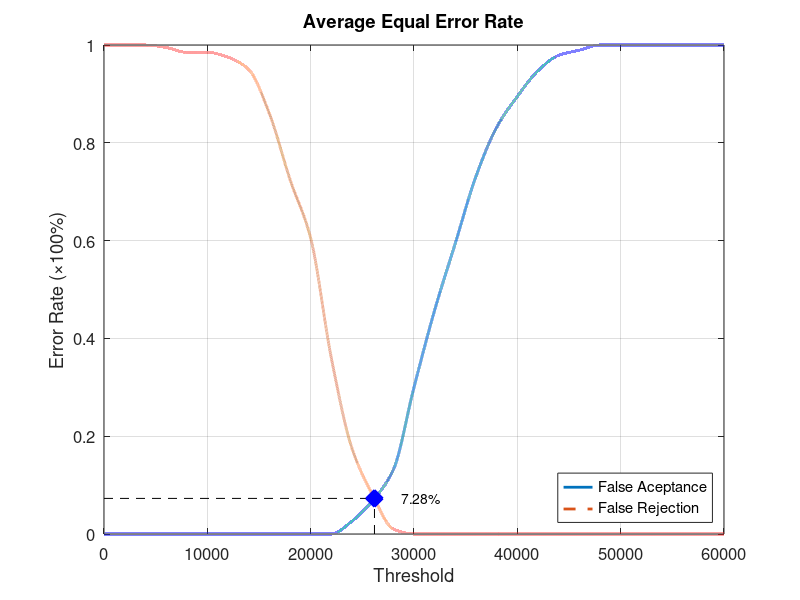
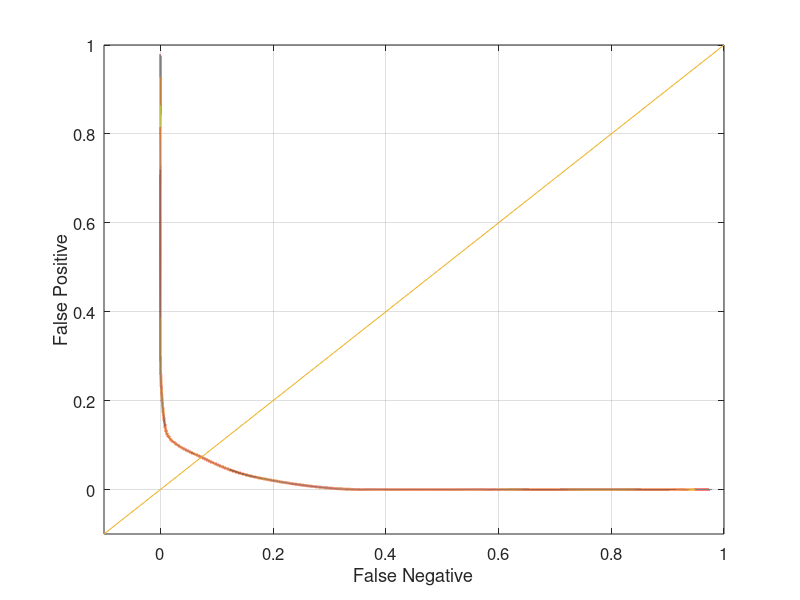

Here is the MATLAB script that generated these plots, in order:
function yEER = Database5_3
close all;
clear;
clc;
x = 0:2000:60000;
xq = 0:0.5:60000;

y0 = [0 0 0 0 0 0 0 0 0 0 0 0 0.0263158 0.0684211 0.131579 0.3 0.457895 0.594737 0.731579 0.831579 0.894737 0.947368 0.978947 0.989474 1 1 1 1 1 1 1];
yy0 = interp1(x, y0, xq, 'pchip');
y1 = [1 1 1 0.995 0.985 0.985 0.975 0.95 0.86 0.725 0.605 0.36 0.175 0.08 0.01 0 0 0 0 0 0 0 0 0 0 0 0 0 0 0 0];
yy1 = interp1(x, y1, xq, 'pchip');

% Calculating EER: 
y2 = abs(y0 - y1);
find(y2 == min(y2))
yy2 = abs(yy0 - yy1);
xEER = find(yy2 == min(yy2));
xEERIndex = xq(xEER) % X-axis EER
yEER = yy0(xEER) % Y-axis EER

main = figure
plot(xq, yy0,'-','LineWidth', 2);	hold on
plot(xq, yy1,'--','LineWidth', 2);	hold on
plot([xEERIndex xEERIndex], [0 yEER], 'k--');	hold on
plot([0 xEERIndex], [yEER yEER], 'k--');	hold on
plot(xEERIndex, yEER, 'bx', 'LineWidth', 10);	hold on
text(xEERIndex + 10 * xEERIndex / 100, yEER, [num2str(round((10000 * yEER)) / 100) '%'])
legend('False Aceptance', 'False Rejection', 'Location', 'SouthEast')
xlabel('Threshold')
ylabel('Error Rate (\times100%)')
title('Average Equal Error Rate')
set(gca, 'FontSize', 12)
axis([0 60000 0 1])
grid on

print(main, 'Database5_3Main', '-dpng');
FNRxFPR = figure('Color', [1 1 1]);
plot(yy1, yy0, '-', yy1, yy0, 'LineWidth', 2);
hold on
y = -0.1:0.1:1
plot(y, y); 
set(gca, 'FontSize', 12)
xlabel('False Negative')
ylabel('False Positive')
axis([-0.1 1 -0.1 1])
set(gca, 'FontSize', 12)
grid on

print(FNRxFPR, 'Database5_3FNRxFPR','-dpng');
end
